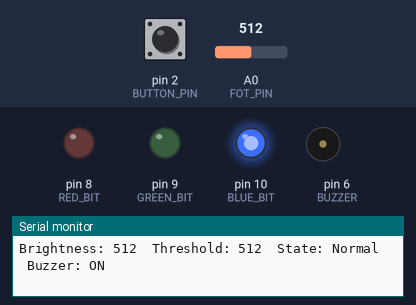
A sketch run on a simulated Arduino Uno, built with avr-gcc and run on an emulated ATmega328P. Parts: output pins drawn as LEDs (lit = HIGH), buzzer (waves = sounding, pin HIGH), the last lines printed to the serial monitor. Inputs (shaded band) come from the test bench; at power-on: A0 (FOT_PIN) = 512, pin 2 (BUTTON_PIN) HIGH. EEPROM starts erased.

Above: at 1.2 s.
1.3 s: A0 (FOT_PIN) set to 488
3.0 s: A0 (FOT_PIN) set to 462
At 3.6 s:
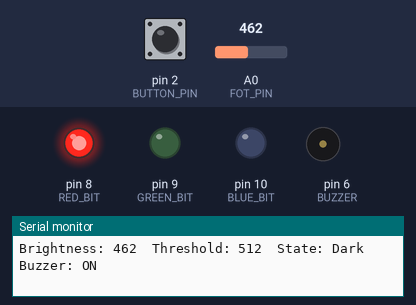
6.0 s: pin 2 (BUTTON_PIN) pulled LOW for 0.15 s
At 6.23 s:
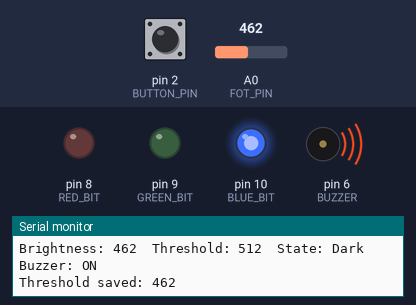
7.8 s: A0 (FOT_PIN) set to 491
9.5 s: A0 (FOT_PIN) set to 522
At 10.3 s:
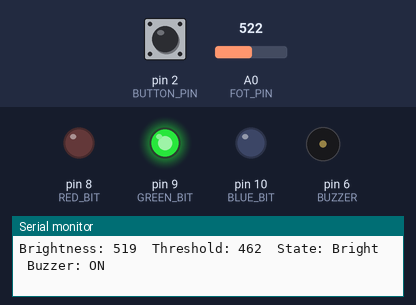
11.1 s: pin 2 (BUTTON_PIN) pulled LOW for 0.15 s
At 12.2 s:
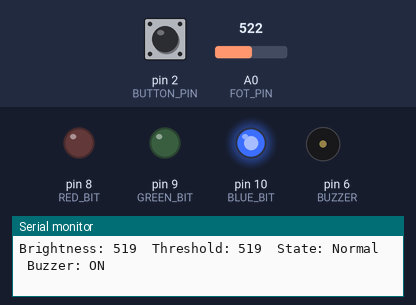
Timing chart, 0 to 13.7 s (numbered marks = the images above; inputs shaded):
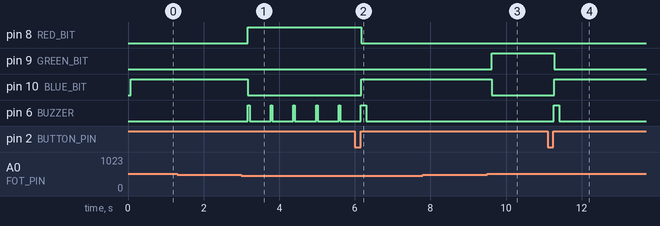

The sketch:

ND3.ino
```cpp
#include <EEPROM.h>
#include <util/atomic.h>

const byte FOT_PIN = A0;
const byte BUTTON_PIN = 2;
const byte BUZZER = 6;

#define RED_BIT    PB0
#define GREEN_BIT  PB1
#define BLUE_BIT   PB2
#define LED_MASK   ((1 << RED_BIT) | (1 << GREEN_BIT) | (1 << BLUE_BIT))

const unsigned long DEFAULT_THRESHOLD = 512;
const int MID_ZONE = 40;
const unsigned long LONG_PRESS_MS = 1000;
const unsigned long DEBOUNCE_MS = 200;

struct Settings {
  uint16_t magic;
  byte version;
  unsigned long threshold;
  byte buzzerOn;
};

const uint16_t EEPROM_MAGIC = 0x4C31;
const byte EEPROM_VERSION = 1;

Settings settings;

volatile unsigned long timerTicks = 0;
volatile bool flagMeasure = false;
volatile bool flagPrint = false;
volatile bool buttonPressed = false;

enum LightState {
  DARK,
  MEDIUM,
  BRIGHT
};

LightState lightState = MEDIUM;

int lightValue = 0;
bool haveFirst = false;

bool btnHeld = false;
bool longDone = false;
unsigned long btnStart = 0;
unsigned long lastButtonTime = 0;

unsigned long lastBeep = 0;
unsigned long confirmBeepUntil = 0;
bool buzzerState = false;

unsigned long getTicks() {
  unsigned long result;

  ATOMIC_BLOCK(ATOMIC_RESTORESTATE) {
    result = timerTicks;
  }

  return result;
}

ISR(TIMER1_COMPA_vect) {
  static byte measureCounter = 0;
  static unsigned int printCounter = 0;

  timerTicks++;

  measureCounter++;
  if (measureCounter >= 50) {
    measureCounter = 0;
    flagMeasure = true;
  }

  printCounter++;
  if (printCounter >= 500) {
    printCounter = 0;
    flagPrint = true;
  }
}

void buttonISR() {
  buttonPressed = true;
}

void saveSettings() {
  EEPROM.put(0, settings);
}

void loadSettings() {
  EEPROM.get(0, settings);

  bool valid =
    settings.magic == EEPROM_MAGIC &&
    settings.version == EEPROM_VERSION &&
    settings.threshold <= 1023 &&
    settings.threshold >=10 &&
    settings.buzzerOn <= 1;

  if (!valid) {
    settings.magic = EEPROM_MAGIC;
    settings.version = EEPROM_VERSION;
    settings.threshold = DEFAULT_THRESHOLD;
    settings.buzzerOn = 1;
    saveSettings();
    Serial.println(F("EEPROM neteisingas, naudojamos default reiksmes"));
  } else {
    Serial.println(F("EEPROM OK"));
  }
}

void setupTimer1() {
  cli();

  TCCR1A = 0;
  TCCR1B = 0;
  TCNT1 = 0;

  OCR1A = 249;

  TCCR1B |= (1 << WGM12);
  TCCR1B |= (1 << CS11) | (1 << CS10); // prescaler 64
  TIMSK1 |= (1 << OCIE1A);

  sei();
}

void setupLeds() {
  DDRB |= LED_MASK;
  PORTB &= ~LED_MASK;
}

void setLeds(LightState s) {
  uint8_t bits;

  if (s == DARK)        bits = (1 << RED_BIT);
  else if (s == MEDIUM) bits = (1 << BLUE_BIT);
  else                  bits = (1 << GREEN_BIT);

  PORTB = (PORTB & ~LED_MASK) | bits;
}

void setBuzzer(bool on) {
  digitalWrite(BUZZER, on ? HIGH : LOW);
  buzzerState = on;
}

void confirmBeep(unsigned long ms) {
  confirmBeepUntil = getTicks() + ms;
}

void setup() {
  Serial.begin(9600);

  pinMode(BUTTON_PIN, INPUT_PULLUP);
  pinMode(BUZZER, OUTPUT);
  digitalWrite(BUZZER, LOW);

  setupLeds();

  loadSettings();
  setupTimer1();

  attachInterrupt(digitalPinToInterrupt(BUTTON_PIN), buttonISR, FALLING);

  lastBeep = getTicks();
}

void loop() {
  unsigned long now = getTicks();

  bool pressed = false;
  bool doMeasure = false;
  bool doPrint = false;

  ATOMIC_BLOCK(ATOMIC_RESTORESTATE) {
    if (buttonPressed) {
      buttonPressed = false;
      pressed = true;
    }

    if (flagMeasure) {
      flagMeasure = false;
      doMeasure = true;
    }

    if (flagPrint) {
      flagPrint = false;
      doPrint = true;
    }
  }

  if (pressed && !btnHeld && now - lastButtonTime >= DEBOUNCE_MS) {
    btnHeld = true;
    longDone = false;
    btnStart = now;
  }

  if (btnHeld) {
    if (digitalRead(BUTTON_PIN) == LOW) {
      if (!longDone && now - btnStart >= LONG_PRESS_MS) {
        settings.buzzerOn ^= 1;
        saveSettings();
        longDone = true;
        if (settings.buzzerOn) confirmBeep(300);

        Serial.print(F("Buzzer: "));
        Serial.println(settings.buzzerOn ? F("ON") : F("OFF"));
      }
    } else {
      if (!longDone) {
        settings.threshold = lightValue;
        saveSettings();
        confirmBeep(150);

        Serial.print(F("Threshold saved: "));
        Serial.println(settings.threshold);
      }
      btnHeld = false;
      lastButtonTime = now;
    }
  }

  if (doMeasure) {
    int raw = analogRead(FOT_PIN);

    if (!haveFirst) {
      lightValue = raw;
      haveFirst = true;
    } else {
      lightValue = (lightValue * 3 + raw) / 4;
    }

    if (lightValue < settings.threshold - MID_ZONE)      lightState = DARK;
    else if (lightValue > settings.threshold + MID_ZONE) lightState = BRIGHT;
    else                                                  lightState = MEDIUM;

    setLeds(lightState);
  }

  if (doPrint) {
    Serial.print(F("Brightness: "));
    Serial.print(lightValue);
    Serial.print(F("  Threshold: "));
    Serial.print(settings.threshold);
    Serial.print(F("  State: "));
    if (lightState == DARK)        Serial.print(F("Dark"));
    else if (lightState == MEDIUM) Serial.print(F("Normal"));
    else                           Serial.print(F("Bright"));
    Serial.print(F("  Buzzer: "));
    Serial.println(settings.buzzerOn ? F("ON") : F("OFF"));
  }

  if ((long)(confirmBeepUntil - now) > 0) {
    setBuzzer(true);
  } else if (settings.buzzerOn && lightState == DARK) {
    unsigned long interval = (lightValue < settings.threshold / 2) ? 150 : 600;

    if (!buzzerState && now - lastBeep >= interval) {
      setBuzzer(true);
      lastBeep = now;
    } else if (buzzerState && now - lastBeep >= 40) {
      setBuzzer(false);
    }
  } else {
    setBuzzer(false);
  }
}
```

Measured:
- the behaviour switches between 472 and 471 on A0 (FOT_PIN) (found by bisection; images 0 and 1)
- the behaviour switches between 505 and 506 on A0 (FOT_PIN) (found by bisection; images 2 and 3)
- after the input at 3.0 s, pin 8 (RED_BIT): LOW → HIGH after 0.17 s; pin 10 (BLUE_BIT): HIGH → LOW after 0.17 s; pin 6 (BUZZER): alternates HIGH for 0.04 s and LOW for 0.56 s, starting after 0.17 s
- after the input at 6.0 s, pin 8 (RED_BIT): HIGH → LOW after 0.17 s; pin 10 (BLUE_BIT): LOW → HIGH after 0.17 s
- after the input at 9.5 s, pin 9 (GREEN_BIT): LOW → HIGH after 0.12 s; pin 10 (BLUE_BIT): HIGH → LOW after 0.12 s
- after the input at 11.1 s, pin 9 (GREEN_BIT): HIGH → LOW after 0.17 s; pin 10 (BLUE_BIT): LOW → HIGH after 0.17 s; pin 6 (BUZZER): LOW → HIGH after 0.16 s, → LOW 0.15 s later
